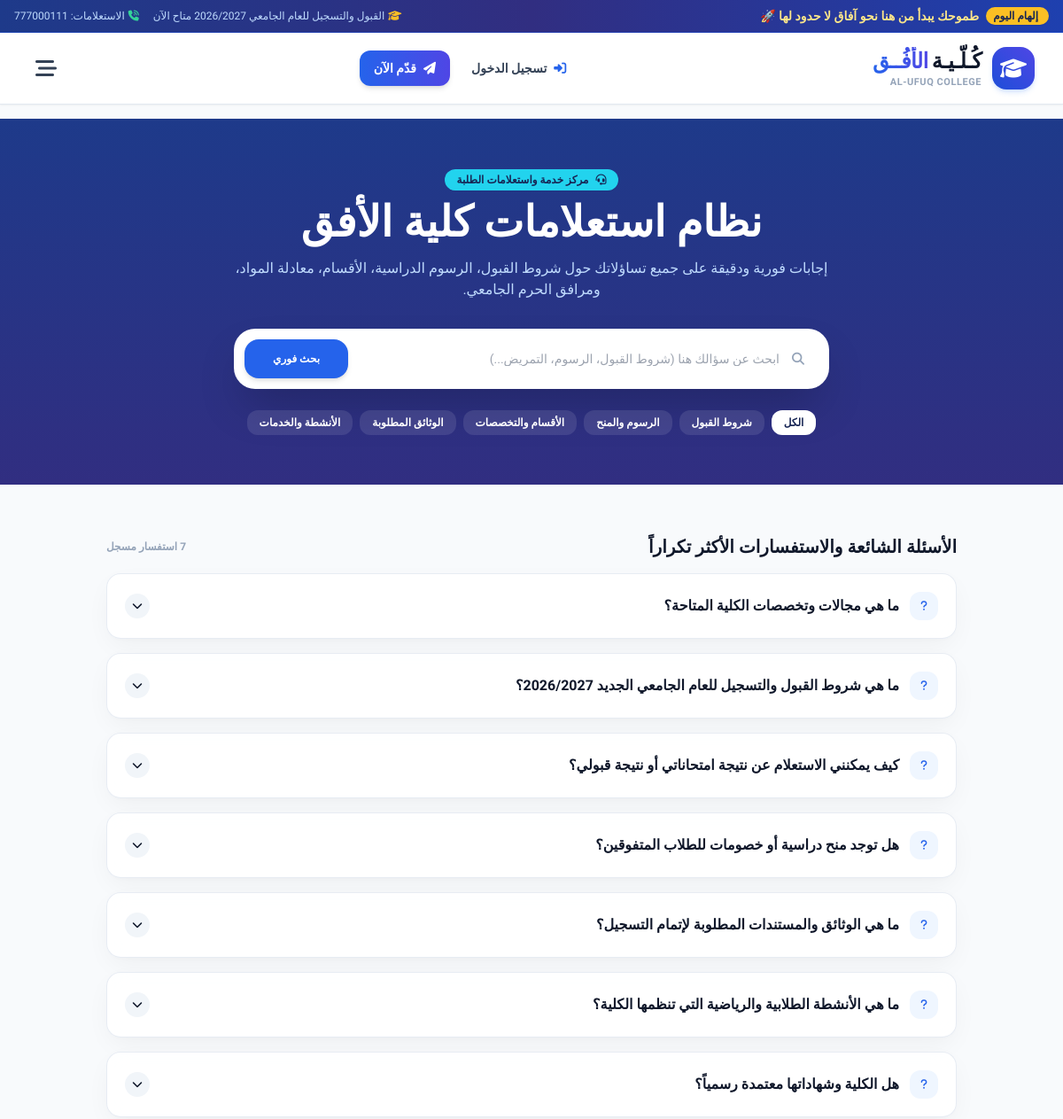
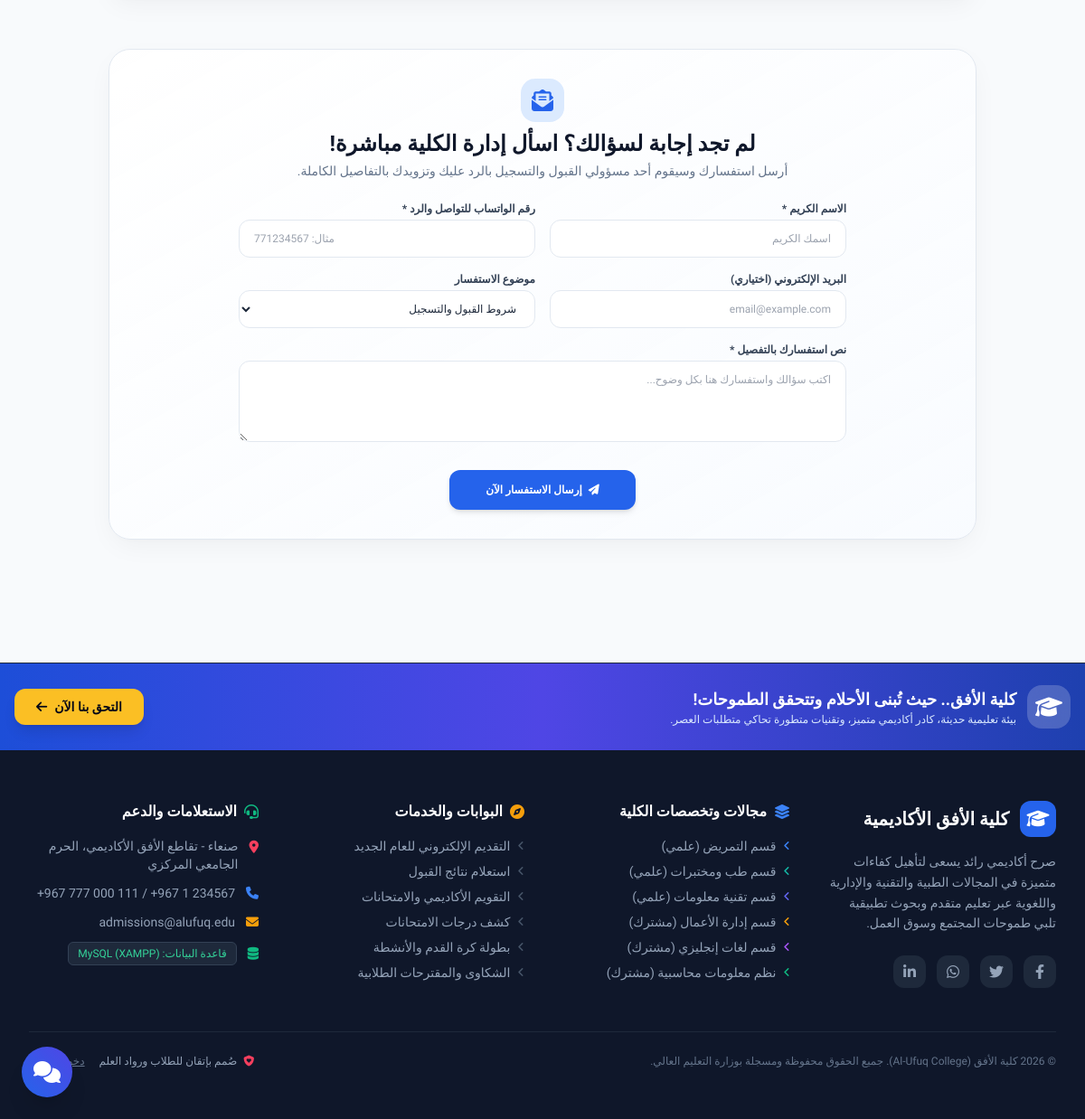
The page /inquiries.php on the database its author committed (2 pictures, top to bottom).
### tables this page shows
CREATE TABLE `inquiries_faq` (
  `id` INT AUTO_INCREMENT PRIMARY KEY,
  `question` VARCHAR(255) NOT NULL,
  `answer` LONGTEXT NOT NULL,
  `category` ENUM('شروط القبول', 'الرسوم والمنح', 'الأقسام والتخصصات', 'الوثائق المطلوبة', 'الأنشطة والخدمات', 'عام') NOT NULL,
  `views` INT DEFAULT 0,
  `keywords` VARCHAR(255) DEFAULT NULL
);

### config/db.php (called while the page is built, shortened)
<?php
function clean_input($data) {
    return htmlspecialchars(trim((string)$data), ENT_QUOTES, 'UTF-8');
}

### inquiries.php (the view, shortened to what this page needs)
<?php
require_once __DIR__ . '/config/db.php';
$search = clean_input($_GET['q'] ?? '');
$cat = clean_input($_GET['cat'] ?? 'all');
$sql = "SELECT * FROM inquiries_faq WHERE 1=1";
$params = [];
$sql .= " ORDER BY views DESC";
$stmt = $pdo->prepare($sql);
$stmt->execute($params);
$faqs = $stmt->fetchAll();
require_once __DIR__ . '/includes/header.php';
?>
<section class="bg-gradient-to-b from-blue-900 to-indigo-900 text-white py-14 relative overflow-hidden">
    <div class="max-w-7xl mx-auto px-4 sm:px-6 lg:px-8 relative z-10 text-center">
        <span class="inline-flex items-center gap-2 px-3.5 py-1 rounded-full bg-cyan-400 text-blue-950 font-black text-xs shadow-sm mb-3">
            <i class="fa-solid fa-headset"></i> مركز خدمة واستعلامات الطلبة
        </span>
        <h1 class="text-3xl sm:text-5xl font-black mb-4">نظام استعلامات كلية الأفق</h1>
        <p class="text-blue-200 text-sm sm:text-base max-w-2xl mx-auto leading-relaxed mb-8">
            إجابات فورية ودقيقة على جميع تساؤلاتك حول شروط القبول، الرسوم الدراسية، الأقسام، معادلة المواد، ومرافق الحرم الجامعي.
        </p>
        <div class="max-w-2xl mx-auto bg-white rounded-2xl sm:rounded-3xl p-3 shadow-2xl">
            <form method="GET" action="inquiries.php" class="flex flex-col sm:flex-row gap-2">
                <div class="relative flex-1">
                    <i class="fa-solid fa-magnifying-glass absolute right-4 top-1/2 -translate-y-1/2 text-slate-400 text-sm"></i>
                    <input type="text" name="q" value="<?= htmlspecialchars($search) ?>" placeholder="ابحث عن سؤالك هنا (شروط القبول، الرسوم، التمريض...)" class="w-full pl-4 pr-11 py-3 rounded-xl sm:rounded-2xl border-0 focus:outline-none focus:ring-2 focus:ring-blue-600 text-slate-900 text-sm font-medium">
                </div>
                <button type="submit" class="px-8 py-3 rounded-xl sm:rounded-2xl bg-blue-600 hover:bg-blue-700 text-white font-extrabold text-xs shadow-md transition-all">
                    بحث فوري
                </button>
            </form>
        </div>
        <div class="flex flex-wrap justify-center gap-2 mt-6">
            <a href="inquiries.php?cat=all" class="px-3.5 py-1.5 rounded-xl font-bold text-xs transition-all <?= $cat == 'all' ? 'bg-white text-blue-950 font-black' : 'bg-white/10 text-white hover:bg-white/20' ?>">الكل</a>
            <a href="inquiries.php?cat=<?= urlencode('شروط القبول') ?>" class="px-3.5 py-1.5 rounded-xl font-bold text-xs transition-all <?= $cat == 'شروط القبول' ? 'bg-white text-blue-950 font-black' : 'bg-white/10 text-white hover:bg-white/20' ?>">شروط القبول</a>
            <a href="inquiries.php?cat=<?= urlencode('الرسوم والمنح') ?>" class="px-3.5 py-1.5 rounded-xl font-bold text-xs transition-all <?= $cat == 'الرسوم والمنح' ? 'bg-white text-blue-950 font-black' : 'bg-white/10 text-white hover:bg-white/20' ?>">الرسوم والمنح</a>
            <a href="inquiries.php?cat=<?= urlencode('الأقسام والتخصصات') ?>" class="px-3.5 py-1.5 rounded-xl font-bold text-xs transition-all <?= $cat == 'الأقسام والتخصصات' ? 'bg-white text-blue-950 font-black' : 'bg-white/10 text-white hover:bg-white/20' ?>">الأقسام والتخصصات</a>
            <a href="inquiries.php?cat=<?= urlencode('الوثائق المطلوبة') ?>" class="px-3.5 py-1.5 rounded-xl font-bold text-xs transition-all <?= $cat == 'الوثائق المطلوبة' ? 'bg-white text-blue-950 font-black' : 'bg-white/10 text-white hover:bg-white/20' ?>">الوثائق المطلوبة</a>
            <a href="inquiries.php?cat=<?= urlencode('الأنشطة والخدمات') ?>" class="px-3.5 py-1.5 rounded-xl font-bold text-xs transition-all <?= $cat == 'الأنشطة والخدمات' ? 'bg-white text-blue-950 font-black' : 'bg-white/10 text-white hover:bg-white/20' ?>">الأنشطة والخدمات</a>
        </div>
    </div>
</section>
<div class="max-w-5xl mx-auto px-4 sm:px-6 lg:px-8 py-14 space-y-14">
    <div class="space-y-4">
        <div class="flex items-center justify-between mb-4">
            <h3 class="text-xl font-black text-slate-900">الأسئلة الشائعة والاستفسارات الأكثر تكراراً</h3>
            <span class="text-xs font-bold text-slate-400"><?= count($faqs) ?> استفسار مسجل</span>
        </div>
        <?php if (!empty($faqs)): ?>
            <?php foreach ($faqs as $f): ?>
                <details class="glass-card rounded-2xl p-5 border border-slate-200/80 group [&_summary::-webkit-details-marker]:hidden">
                    <summary class="flex items-center justify-between cursor-pointer font-bold text-sm sm:text-base text-slate-900 group-hover:text-blue-600 transition-colors">
                        <div class="flex items-center gap-3">
                            <span class="w-8 h-8 rounded-xl bg-blue-50 text-blue-600 flex items-center justify-center text-xs font-black flex-shrink-0">
                                <i class="fa-solid fa-question"></i>
                            </span>
                            <span><?= htmlspecialchars($f['question']) ?></span>
                        </div>
                        <span class="w-7 h-7 rounded-full bg-slate-100 group-hover:bg-blue-100 flex items-center justify-center text-xs transition-transform group-open:rotate-180 flex-shrink-0">
                            <i class="fa-solid fa-chevron-down"></i>
                        </span>
                    </summary>
                </details>
            <?php endforeach; ?>
        <?php else: ?>
            <div class="text-center py-10 p-6 bg-white rounded-2xl border border-slate-200">
                <p class="text-slate-500 text-sm">لم يتم العثور على سؤال يطابق بحثك. يمكنك استخدام نموذج الاستفسار المباشر أدناه وسنرد عليك فوراً!</p>
            </div>
        <?php endif; ?>
    </div>
    <div class="glass-card rounded-3xl p-8 border border-slate-200 bg-gradient-to-br from-white to-blue-50/40">
        <div class="max-w-2xl mx-auto">
            <div class="text-center mb-6">
                <span class="w-12 h-12 rounded-2xl bg-blue-100 text-blue-600 inline-flex items-center justify-center text-2xl mb-2">
                    <i class="fa-solid fa-envelope-open-text"></i>
                </span>
                <h3 class="text-2xl font-black text-slate-900">لم تجد إجابة لسؤالك؟ اسأل إدارة الكلية مباشرة!</h3>
                <p class="text-slate-500 text-xs sm:text-sm mt-1">أرسل استفسارك وسيقوم أحد مسؤولي القبول والتسجيل بالرد عليك وتزويدك بالتفاصيل الكاملة.</p>
            </div>
            <form method="POST" action="inquiries.php" class="space-y-4">
                <div class="grid grid-cols-1 sm:grid-cols-2 gap-4">
                    <div>
                        <label class="block text-xs font-bold text-slate-700 mb-1">الاسم الكريم *</label>
                        <input type="text" name="name" required placeholder="اسمك الكريم" class="w-full px-4 py-3 rounded-xl border border-slate-200 text-xs focus:outline-none focus:border-blue-600">
                    </div>
                    <div>
                        <label class="block text-xs font-bold text-slate-700 mb-1">رقم الواتساب للتواصل والرد *</label>
                        <input type="tel" name="phone" required placeholder="مثال: 771234567" class="w-full px-4 py-3 rounded-xl border border-slate-200 text-xs focus:outline-none focus:border-blue-600">
                    </div>
                </div>
                <div class="grid grid-cols-1 sm:grid-cols-2 gap-4">
                    <div>
                        <label class="block text-xs font-bold text-slate-700 mb-1">البريد الإلكتروني (اختياري)</label>
                        <input type="email" name="email" placeholder="email@example.com" class="w-full px-4 py-3 rounded-xl border border-slate-200 text-xs focus:outline-none focus:border-blue-600">
                    </div>
                    <div>
                        <label class="block text-xs font-bold text-slate-700 mb-1">موضوع الاستفسار</label>
                        <select name="category" class="w-full px-4 py-3 rounded-xl border border-slate-200 text-xs focus:outline-none focus:border-blue-600 bg-white">
                            <option value="شروط القبول">شروط القبول والتسجيل</option>
                        </select>
                    </div>
                </div>
                <div>
                    <label class="block text-xs font-bold text-slate-700 mb-1">نص استفسارك بالتفصيل *</label>
                    <textarea name="question" rows="4" required placeholder="اكتب سؤالك واستفسارك هنا بكل وضوح..." class="w-full px-4 py-3 rounded-xl border border-slate-200 text-xs focus:outline-none focus:border-blue-600"></textarea>
                </div>
                <div class="text-center pt-2">
                    <button type="submit" name="submit_direct_inquiry" class="px-10 py-3.5 rounded-xl bg-blue-600 hover:bg-blue-700 text-white font-extrabold text-xs shadow-md transition-all">
                        <i class="fa-solid fa-paper-plane ml-1"></i> إرسال الاستفسار الآن
                    </button>
                </div>
            </form>
        </div>
    </div>
</div>
<?php require_once __DIR__ . '/includes/footer.php'; ?>

### assets/css/style.css (style rules this page uses)
:root { --primary: #1e3a8a; --primary-light: #3b82f6; --secondary: #0891b2; --accent-gold: #f59e0b; --accent-emerald: #10b981; --accent-rose: #f43f5e; --bg-soft: #f8fafc; --text-main: #0f172a; --text-muted: #64748b; --card-bg: rgba(255, 255, 255, 0.95); --border-subtle: #e2e8f0; }
* { font-family: 'Tajawal', 'Cairo', sans-serif; box-sizing: border-box; }
body { background-color: #f8fafc; color: var(--text-main); direction: rtl; text-align: right; overflow-x: hidden; }
.glass-card { background: rgba(255, 255, 255, 0.88); backdrop-filter: blur(12px); -webkit-backdrop-filter: blur(12px); border: 1px solid rgba(255, 255, 255, 0.6); box-shadow: 0 10px 30px -5px rgba(0, 0, 0, 0.05), 0 4px 6px -2px rgba(0, 0, 0, 0.02); transition: all 0.3s cubic-bezier(0.4, 0, 0.2, 1); }

### rows shown on the page
inquiries_faq: question "ما هي مجالات وتخصصات الكلية المتاحة؟"
inquiries_faq: question "ما هي شروط القبول والتسجيل للعام الجامعي الجديد 2026/2027؟"
inquiries_faq: question "كيف يمكنني الاستعلام عن نتيجة امتحاناتي أو نتيجة قبولي؟"
inquiries_faq: question "هل توجد منح دراسية أو خصومات للطلاب المتفوقين؟"
inquiries_faq: question "ما هي الوثائق والمستندات المطلوبة لإتمام التسجيل؟"
inquiries_faq: question "ما هي الأنشطة الطلابية والرياضية التي تنظمها الكلية؟"
inquiries_faq: question "هل الكلية وشهاداتها معتمدة رسمياً؟"

### other values the page prints
count($faqs) "7"
